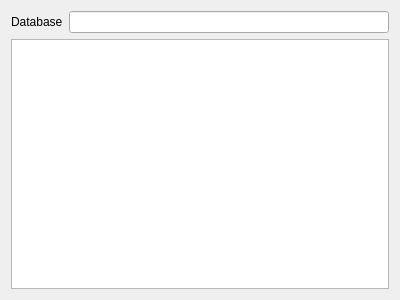
<?xml version="1.0" encoding="UTF-8"?>
<ui version="4.0">
 <class>DialogDBCreate</class>
 <widget class="QWidget" name="DialogDBCreate">
  <property name="geometry">
   <rect>
    <x>0</x>
    <y>0</y>
    <width>400</width>
    <height>300</height>
   </rect>
  </property>
  <property name="windowTitle">
   <string>Create Database</string>
  </property>
  <layout class="QVBoxLayout" name="verticalLayout">
   <item>
    <layout class="QHBoxLayout" name="horizontalLayout">
     <item>
      <widget class="QLabel" name="label">
       <property name="text">
        <string>Database</string>
       </property>
      </widget>
     </item>
     <item>
      <widget class="Gui::PrefLineEdit" name="editDatabase">
       <property name="prefEntry" stdset="0">
        <cstring>Database</cstring>
       </property>
       <property name="prefPath" stdset="0">
        <cstring>Mod/MaterialDB</cstring>
       </property>
      </widget>
     </item>
    </layout>
   </item>
   <item>
    <widget class="QTextEdit" name="testStatus">
     <property name="lineWrapMode">
      <enum>QTextEdit::NoWrap</enum>
     </property>
    </widget>
   </item>
  </layout>
 </widget>
 <customwidgets>
  <customwidget>
   <class>Gui::PrefLineEdit</class>
   <extends>QLineEdit</extends>
   <header>Gui/PrefWidgets.h</header>
  </customwidget>
 </customwidgets>
 <resources/>
 <connections/>
</ui>
